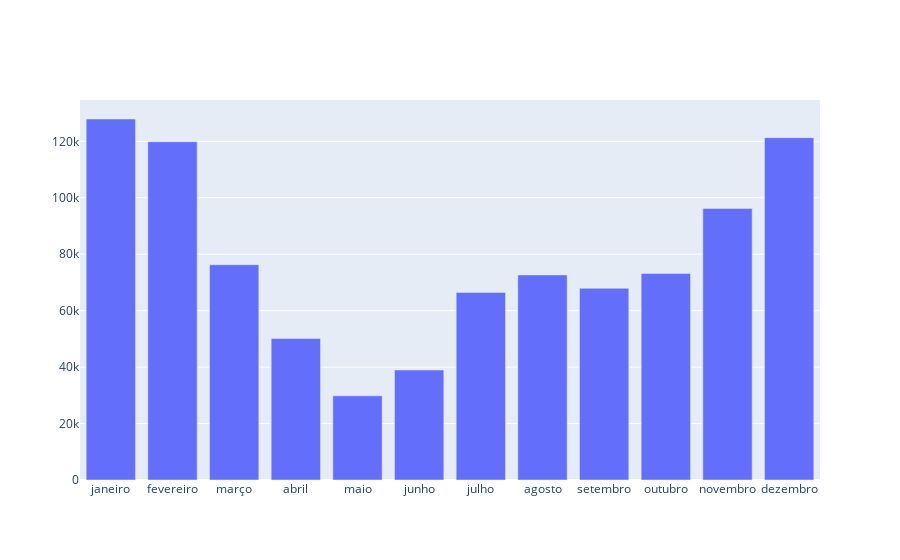

Write notebook code for a chart like this one.
### Markdown cell above
#### _3.1.1_. Plotando gráfico de barra com o Plotly:

### Code cell
# gráfico de barra retratando a relção do número 
# total de turistas desembarcados em cada mês

fig = go.Figure()

fig.add_trace(go.Bar(
    x = chegada_mes['Mês'], 
    y = chegada_mes['Chegadas']
))

fig.show()

### Figure 1 — Plotly figure (JSON) as saved in the notebook; plotly's stock layout.template omitted (floating-point values rounded to 4 significant figures)
{"data": [{"type": "bar", "x": ["janeiro", "fevereiro", "março", "abril", "maio", "junho", "julho", "agosto", "setembro", "outubro", "novembro", "dezembro"], "y": [127913, 119875, 76266, 50170, 29830, 38969, 66460, 72664, 67935, 73198, 96235, 121300]}], "layout": {}}
